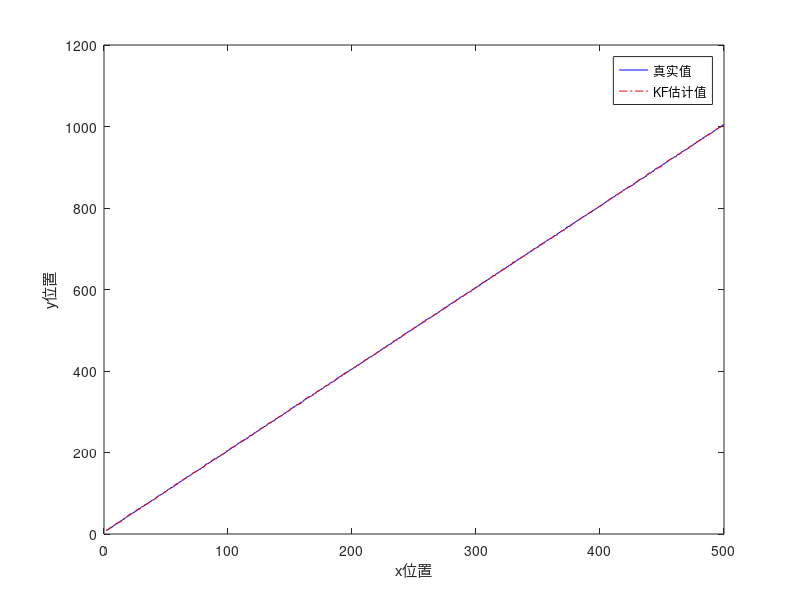

The MATLAB script that drew this image:
%% CSDN_kf
clear all;clc; close all;
%% 初始化
tf = 500; %时刻
Q = diag(ones(4, 1) * 0.1);%预测噪声协方差矩阵Q：假设预测过程上叠加一个高斯噪声，协方差矩阵为Q
R = diag(ones(2, 1) * 0.2);%观测噪声协方差矩阵R：假设观测过程上存在一个高斯噪声，协方差矩阵为R
P =eye(4);
X=zeros(4,tf);    %X表示目标现在的实际状态X=[X,Y,VX,VY]
Xnew=zeros(4,tf); %Xnew表示目标状态的后验估计值
X(:,1)=[1;7;1;2]; %按照y=2x+5初始化
Xnew(:,1)=X(:,1);
Z=zeros(2,tf);    %Z表示测得的量测值Z=[X,Y]
Z(:,1)=[1;7];
z_=zeros(2,tf);
z_(:,1)=Z(:,1);   %z_表示预测的量测，即从估计的状态转换过来的量测

%%
for k = 2 : tf 
    %% %%%%%%%%%%%%%%%%模拟系统%%%%%%%%%%%%%%%%%%%%%%%%%%%%%%%%%%%%%%%%%%%%%%%%%%%%%%%%%%%%%%%%%%%%%%%%
    w=sqrt(0.1)*randn(4,tf);%模拟航行器在水下航行受到的扰动
    X(:,k) =[k;2*k+5;1;2]+w(:,k);
    v=sqrt(0.2)*randn(2,tf);%模拟量测在测量中受到的扰动
    Z(:,k) =[k;2*k+5]+v(:,k);%模拟的测得的量测 
    
    %% %%%%%%%%%%%%%%%%EKF开始%%%%%%%%%%%%%%%%%%%%%%%%%%%%%%%%%%%%%%%%%%%%%%%%%%%%%%%%%%%%%%%%%%%%%%%%
    A=[1,0,1,0;0,1,0,1;0,0,1,0;0,0,0,1];%状态转移矩阵，xk对xk-1求导
    Xpre =A*Xnew(:,k-1); %先验估计，即预测值
    H =[1,0,0,0;0,1,0,0];%量测矩阵
    z_ =H*Xpre;          %预测的量测    
    PP=A*P*A'+Q;         %先验估计协方差矩阵
    Kk=PP*H'*inv(H*PP*H'+R);       %卡尔曼增益
    Xnew(:,k)=Xpre+Kk*(Z(:,k)-z_); %后验估计
    P=PP-Kk*H*PP;                  %后验估计误差协方差矩阵
end
t = 2 : tf;
figure;
plot(X(1,t),X(2,t),'b',Xnew(1,t),Xnew(2,t),'r-.');
xlabel('x位置');ylabel('y位置');
legend('真实值','KF估计值');


